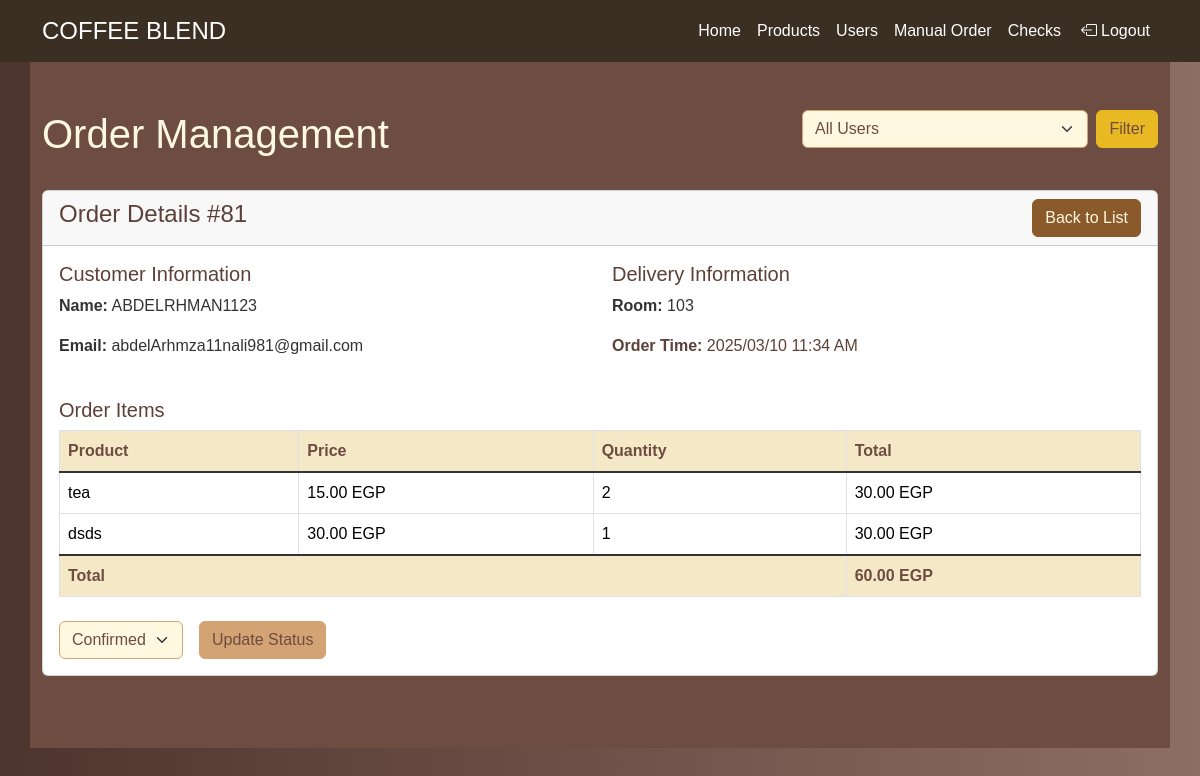
/orders.php?order_id=81, run on the app's committed database.
### tables this page shows
CREATE TABLE `orders` (
  `order_id` int NOT NULL AUTO_INCREMENT,
  `Amount` int NOT NULL,
  `unit_price` decimal(10,2) NOT NULL,
  `total_price` decimal(10,2) NOT NULL,
  `created_at` timestamp NULL DEFAULT CURRENT_TIMESTAMP,
  `status` varchar(50) DEFAULT 'pending',
  `user_id` int DEFAULT NULL,
  `room_id` int DEFAULT NULL,
  PRIMARY KEY (`order_id`),
  KEY `fk_user_id` (`user_id`),
  CONSTRAINT `fk_user_id` FOREIGN KEY (`user_id`) REFERENCES `users` (`id`) ON DELETE SET NULL ON UPDATE CASCADE
);

CREATE TABLE `users` (
  `id` int NOT NULL AUTO_INCREMENT,
  `username` varchar(50) NOT NULL,
  `email` varchar(100) NOT NULL,
  `password` varchar(255) NOT NULL,
  `profile_picture` varchar(255) DEFAULT NULL,
  `role` enum('user','admin') DEFAULT 'user',
  `created_at` timestamp NOT NULL DEFAULT CURRENT_TIMESTAMP,
  `roomno` varchar(255) NOT NULL,
  PRIMARY KEY (`id`),
  UNIQUE KEY `username` (`username`),
  UNIQUE KEY `email` (`email`)
);

CREATE TABLE `rooms` (
  `id` int NOT NULL AUTO_INCREMENT,
  `room_number` varchar(10) NOT NULL,
  `capacity` int NOT NULL,
  PRIMARY KEY (`id`),
  UNIQUE KEY `room_number` (`room_number`)
);

CREATE TABLE `order_items` (
  `id` int NOT NULL AUTO_INCREMENT,
  `order_id` int DEFAULT NULL,
  `product_id` int DEFAULT NULL,
  `quantity` int NOT NULL,
  `unit_price` decimal(10,2) NOT NULL,
  PRIMARY KEY (`id`),
  KEY `order_id` (`order_id`)
);

CREATE TABLE `products` (
  `id` int NOT NULL AUTO_INCREMENT,
  `name` varchar(100) NOT NULL,
  `price` decimal(10,2) NOT NULL,
  `image` varchar(255) NOT NULL,
  `category_id` int DEFAULT NULL,
  PRIMARY KEY (`id`),
  KEY `category_id` (`category_id`),
  CONSTRAINT `products_ibfk_1` FOREIGN KEY (`category_id`) REFERENCES `categories` (`id`),
  CONSTRAINT `products_ibfk_2` FOREIGN KEY (`category_id`) REFERENCES `categories` (`id`)
);

### orders.php (the view, shortened to what this page needs)
<?php
function getConnection()
{
    $host = 'localhost';
    $dbname = 'php project';
    $username = 'root';
    $password = 'Root@123';
    try {
        $connection = new PDO(
            "mysql:host=$host;dbname=$dbname;charset=utf8mb4",
            $username,
            $password,
            [
                PDO::ATTR_ERRMODE => PDO::ERRMODE_EXCEPTION,
                PDO::ATTR_DEFAULT_FETCH_MODE => PDO::FETCH_ASSOC
            ]
        );
        return $connection;
    } catch (PDOException $e) {
        error_log("Connection error: " . $e->getMessage());
        die("Database connection error: " . $e->getMessage());
    }
}
function getOrderDetails($orderId)
{
    try {
        $connection = getConnection();
        $sql = "SELECT
                    o.order_id,
                    DATE_FORMAT(o.created_at, '%Y/%m/%d %h:%i %p') as date,
                    u.username as name,
                    u.email,
                    r.room_number as room,
                    o.total_price,
                    LOWER(o.status) as status
                FROM orders o
                LEFT JOIN users u ON o.user_id = u.id
                LEFT JOIN rooms r ON o.room_id = r.room_number
                WHERE o.order_id = :order_id";
        $stmt = $connection->prepare($sql);
        $stmt->execute([':order_id' => $orderId]);
        $result = $stmt->fetch();
        return $result;
    } catch (PDOException $e) {
        error_log("Error fetching order details: " . $e->getMessage());
        return null;
    }
}
function getOrderItems($orderId)
{
    try {
        $connection = getConnection();
        $sql = "SELECT
                    p.name,
                    p.price,
                    oi.quantity,
                    (oi.unit_price * oi.quantity) as total
                FROM order_items oi
                INNER JOIN products p ON oi.product_id = p.id
                WHERE oi.order_id = :order_id";
        $stmt = $connection->prepare($sql);
        $stmt->execute([':order_id' => $orderId]);
        $result = $stmt->fetchAll();
        return $result;
    } catch (PDOException $e) {
        error_log("Error fetching order items: " . $e->getMessage());
        return [];
    }
}
$selectedOrderId = isset($_GET['order_id']) ? (int)$_GET['order_id'] : null;
$orderDetails = $selectedOrderId ? getOrderDetails($selectedOrderId) : null;
$orderItems = $selectedOrderId ? getOrderItems($selectedOrderId) : [];
?>
<!DOCTYPE html>
<html lang="en">
<head>
    <link href="https://cdn.jsdelivr.net/npm/bootstrap@5.1.3/dist/css/bootstrap.min.css" rel="stylesheet">
    <link href="https://cdnjs.cloudflare.com/ajax/libs/bootstrap/5.3.2/css/bootstrap.min.css" rel="stylesheet"
 />
    <link rel="stylesheet" href="https://cdn.jsdelivr.net/npm/bootstrap-icons@1.11.3/font/bootstrap-icons.min.css">
    <link rel="stylesheet" href="https://cdnjs.cloudflare.com/ajax/libs/font-awesome/6.7.2/css/all.min.css" />
</head>
<body>
<nav class="navbar navbar-expand-lg" >
        <div class="container navStyle">
            <a class="navbar-brand text-uppercase fs-4" href="#">Coffee <span class="fs-4 display-5">Blend</span></a>
            <div class="collapse navbar-collapse" id="navbarNavAltMarkup">
                <div class="navbar-nav ms-5 d-flex justify-content-end w-100">
                    <a class="nav-link active" aria-current="page" href="./admin.php">Home</a>
                    <a class="nav-link" href="./VIewProducts.php">Products</a>
                    <a class="nav-link" href="./list.php">Users</a>
                    <a class="nav-link" href="./orders.php">Manual Order</a>
                    <a class="nav-link" href="./check.php">Checks</a>
                    <li class="nav-item "><a class=" nav-link  d-flex align-items-center" id="logoutBtn" href="logout.php"><i class="bi bi-box-arrow-left text-end  fw-bolder mx-1"></i>Logout</a></li>
                        </div>
            </div>
        </div>
    </nav>
    <div class="container py-5">
        <div class="row mb-4">
            <div class="col-md-8">
                <h1>Order Management</h1>
            </div>
            <div class="col-md-4">
                <form method="GET" class="d-flex gap-2">
                    <select name="user_id" class="form-select">
                        <option value="">All Users</option>
                    </select>
                    <button type="submit" class="btn btn-warning">Filter</button>
                </form>
            </div>
        </div>
        <?php if ($selectedOrderId && $orderDetails): ?>
            <div class="card mb-4">
                <div class="card-header d-flex justify-content-between align-items-center">
                    <h4 class="custom">Order Details #<?= htmlspecialchars($orderDetails['order_id']) ?></h4>
                    <a href="?" class="btn btn-secondary">Back to List</a>
                </div>
                <div class="card-body">
                    <div class="row mb-4">
                        <div class="col-md-6">
                            <h5 class="custom">Customer Information</h5>
                            <p><strong>Name:</strong> <?= htmlspecialchars($orderDetails['name'] ?? 'N/A') ?></p>
                            <p><strong>Email:</strong> <?= htmlspecialchars($orderDetails['email'] ?? 'N/A') ?></p>
                        </div>
                        <div class="col-md-6">
                            <h5 class="custom">Delivery Information</h5>
                            <p ><strong>Room:</strong> <?= htmlspecialchars($orderDetails['room'] ?? 'N/A') ?></p>
                            <p class="custom"><strong >Order Time:</strong> <?= htmlspecialchars($orderDetails['date']) ?></p>
                        </div>
                    </div>
                    <h5 class="custom">Order Items</h5>
                    <?php if (empty($orderItems)): ?>
                        <p>No items found for this order.</p>
                    <?php else: ?>
                        <table class="table table-bordered">
                            <thead>
                                <tr>
                                    <th>Product</th>
                                    <th>Price</th>
                                    <th>Quantity</th>
                                    <th>Total</th>
                                </tr>
                            </thead>
                            <tbody>
                                <?php foreach ($orderItems as $item): ?>
                                    <tr>
                                        <td><?= htmlspecialchars($item['name']) ?></td>
                                        <td><?= number_format($item['price'], 2) ?> EGP</td>
                                        <td><?= htmlspecialchars($item['quantity']) ?></td>
                                        <td><?= number_format($item['total'], 2) ?> EGP</td>
                                    </tr>
                                <?php endforeach; ?>
                            </tbody>
                            <tfoot>
                                <tr>
                                    <th colspan="3">Total</th>
                                    <th><?= number_format($orderDetails['total_price'], 2) ?> EGP</th>
                                </tr>
                            </tfoot>
                        </table>
                    <?php endif; ?>
                    <form method="POST" class="mt-4">
                        <div class="d-flex align-items-center gap-3 form">
                            <select name="status" class="form-select w-auto">
                                <option value="confirmed" <?= $orderDetails['status'] === 'confirmed' ? 'selected' : '' ?>>Confirmed</option>
                            </select>
                            <button type="submit" class="btn btn-primary">Update Status</button>
                        </div>
                    </form>
                </div>
            </div>
        <?php endif; ?>
    </div>
</body>
</html>

### orders.php (style rules this page uses)
:root { --primary-color: #6D4C41; --secondary-color: #FFF8E1; --accent-color: #D4A373; --text-color: #FFF8E1; --card-bg: #FFFFFF; --shadow-color: rgba(0, 0, 0, 0.2); }
body { background-color: var(--primary-color); color: var(--text-color); min-height: 100vh; font-family: Arial, sans-serif; }
.container { background-color: var(--primary-color); }
.btn-primary { background-color: var(--accent-color); border-color: var(--accent-color); color: var(--primary-color); }
.btn-secondary { background-color: #8B5A2B; border-color: #8B5A2B; color: var(--text-color); }
.btn-warning { background-color: #E8B923; color: var(--primary-color); border-color: #E8B923; }
.card { background-color: var(--card-bg); color: #333; }
h1, h4, h5 { color: var(--text-color); }
.table { background-color: var(--card-bg); color: #333; }
.table th { background-color: #F5E8C7; color: var(--primary-color); }
.form-select { background-color: var(--secondary-color); color: var(--primary-color); border-color: var(--accent-color); }
.custom { color: #5D4037; }
nav { background-color: #3b2f23 !important; z-index: 999; }
.navStyle { background-color: #3b2f23 !important; }
nav a { color: white !important; }
body { background: linear-gradient(to right, #4E342E, #8D6E63); }

### data on the page
orders: order_id "81", user.username "ABDELRHMAN1123", user.email "abdelArhmza11nali981@gmail.com", rooms.room_number "103", total_price "60.00"
order_items: product.name "tea", product.price "15.00", quantity "2", total "30.00"
order_items: product.name "dsds", product.price "30.00", quantity "1", total "30.00"

### other printed values
$orderDetails['date'] "2025/03/10 11:34 AM"
